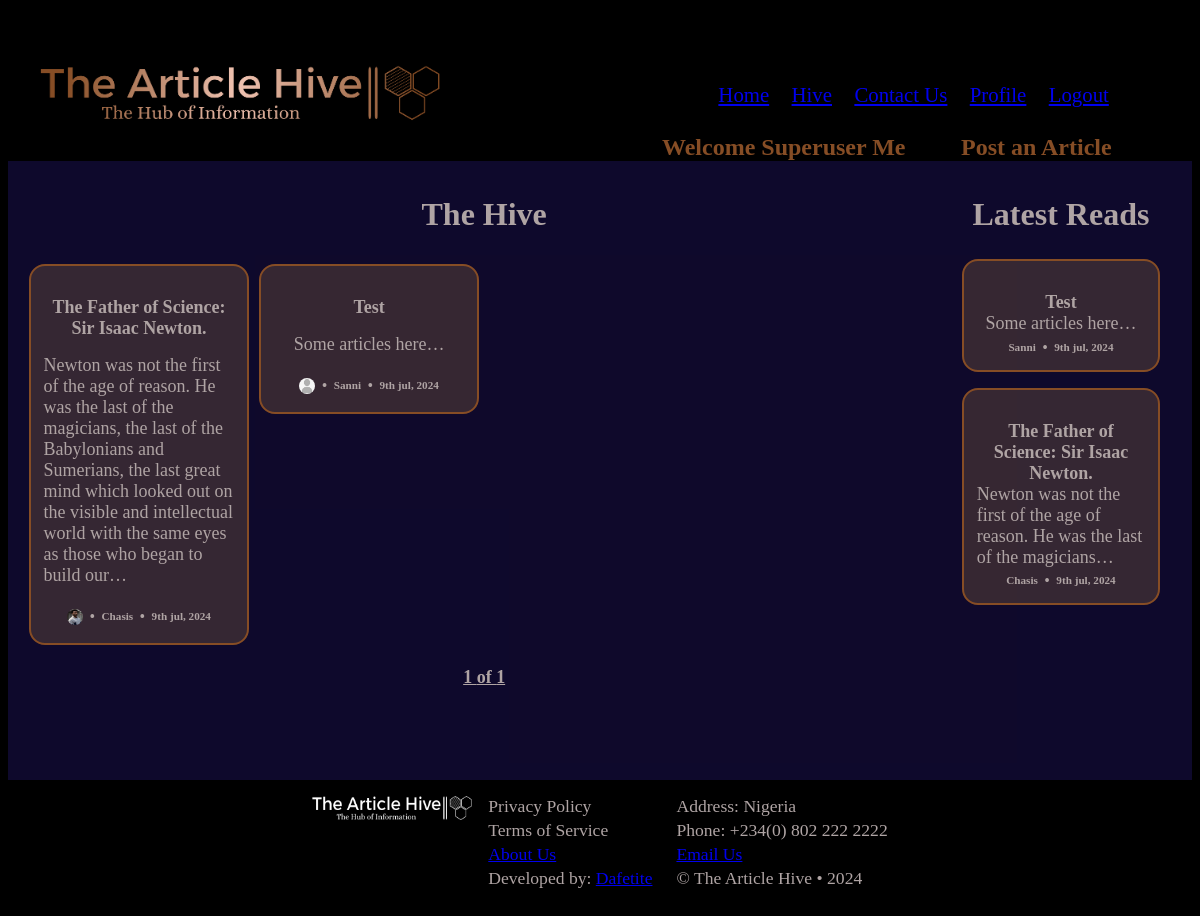
The app's page /hive/ (signed in) with its own data.
### article_hive_app/models.py (models this page shows, shortened)
class User(AbstractUser):
	middle_name = models.CharField(max_length=100, null=True, blank=True)
	email = models.EmailField(max_length=200, unique=True)
	username = models.CharField(default="ArticleHiveUser", max_length=15)
	phone = models.CharField(null=True, blank=True, max_length=14)
	website = models.URLField(max_length=200, null=True, blank=True)
	profile_picture = models.ImageField(upload_to=unique_profile_pic, null=True, blank=True, default='profile_pictures/placeholder.png')
	aboutme = models.TextField()
	USERNAME_FIELD = 'email'
	REQUIRED_FIELDS = []

class Article(models.Model):
	title = models.CharField(max_length=200)
	author = models.ForeignKey(settings.AUTH_USER_MODEL, on_delete=models.CASCADE, related_name='articles')
	content = models.TextField()
	date_published = models.DateTimeField(auto_now_add=True)
	views = models.IntegerField(default=0)
	rating = models.IntegerField(default=0)

### article_hive_app/views.py (the view)
# urls.py: path('hive/', views.hive, name='hive'),
def hive(request):
    articles = Article.objects.all()
    ratings = articles[::-1]
    articles = list(articles)
    random.shuffle(articles)
    paginator = Paginator(articles, 8)
    page_number = request.GET.get('page')
    try:
        articles_paginated = paginator.page(page_number)
    except PageNotAnInteger:
        articles_paginated = paginator.page(1)
    except EmptyPage:
        articles_paginated = paginator.page(paginator.num_pages)
    context = {
        'articles': articles_paginated,
        'ratings': ratings,
        'rated': rated,
        'pgname': 'Hive'
    }
    return render(request, 'hive.html', context)

### templates/hive.html (shortened to what this page needs)
{% extends 'base.html' %}
{% load static %}
{% block section %}
{% with "" as empty %}
<section class="new-and-rated">
	<div class="">
		<h1 class="section-headings left-anime">The Hive</h1>
		<div class="responsive">
			{% for article in articles %}
			<a class="box-link" href="{% url 'article' pk=article.pk %}">
				<article class="article-box index-page top-drop article-new">
					<h1 class="hor-align">{{ article.title|default:empty }}</h1>
					<p>
						{{ article.content|truncatechars:250|default:empty }}
					</p>
					<div class="author-profilePic-date position-h1-new">
						<img src="{{ article.author.profile_picture.url }}" alt="author image" /><span class="separator">•</span>
						<h1>{{ article.author.first_name|default:empty|capfirst }}</h1><span class="separator">•</span>
						<h1>{{ article.date_published|default:empty|date:"jS b, Y" }}</h1>
					</div>
				</article>
			</a>
			{% endfor %}
		</div>
	</div>
	<div>
		<h1 class="section-headings right-anime" >Latest Reads</h1>
		<div>
			{% for rating in ratings|slice:":4" %}
				<a class="box-link" href="{% url 'article' pk=rating.pk %}">
					<article class="article-box top-rated index-page left-anime article-rated">
						<h1 class="hor-align">{{ rating.title|default:empty }}</h1>
						<p>
							{{ rating.content|truncatechars:80|default:empty }}
						</p>
						<div class="author-profilePic-date position-h1-new">
							<h1>{{ rating.author.first_name|default:empty|capfirst }}</h1><span class="separator separator-rated">•</span>
							<h1>{{ rating.date_published|default:empty|date:"jS b, Y" }}</h1>
						</div>
					</article>
				</a>
			{% endfor %}
		</div>
	</div>
	<div class="pagination">
        <span class="step-links">
            <span class="current">
				<h1 style="text-decoration: underline;">
					{{ articles.number }} of {{ articles.paginator.num_pages }}
				</h1>
            </span>
        </span>
    </div>
</section>
{% endwith %}
{% endblock section %}

### templates/partials/_header.html
{% load static %}
{% with "" as empty %}
<header>
	<a class="bounce-header" href="{% url 'home' %}">
		<img class="right-anime" src="{% static 'logo - shade of brown/the-article-hive-high-resolution-logo-transparent.png' %}" alt="header logo" />
	</a>
		<div style="display: flex;">
			<nav class="left-anime nav">
				<ul>
					<li class="right-anime"><a href="{% url 'home' %}">Home</a></li>
					<li class="right-anime"><a href="{% url 'hive' %}">Hive</a></li>
					<li class="right-anime"><a href="{% url 'contact' %}">Contact Us</a></li>
					{% if user.is_authenticated %}
					<li class="right-anime"><a href="{% url 'profile' user.id %}">Profile</a></li>
					<li class="right-anime"><a href="{% url 'logout' %}">Logout</a></li>
					{% else %}
					<li class="right-anime"><a href="{% url 'login' %}">Register/Login</a></li>
					{% endif %}
				</ul>
			</nav>
		</div>
</header>
{% if user.is_authenticated %}
<div class="greeting nav left-align-mini-header">
	<div class="mini-header">
		<a class="bounce-head" style="text-decoration: none;" href="{% url 'profile' user.id %}"><h1 class="click-anime">Welcome {{ user.first_name|default:empty|capfirst }}</h1></a>
		<a class="bounce-head" style="text-decoration: none;" href="{% url 'article_form' %}"><h1 class="click-anime">Post an Article</h1></a>
	</div>
</div>
{% endif %}
{% endwith %}

### static/article_hive_project/css/style.css (style rules this page uses)
.top-drop { opacity: 0; animation: dropdown 1s ease-out forwards; }
.left-anime { opacity: 0; animation: fadeIn 2s ease-out forwards; }
.right-anime { opacity: 0; animation: fadeOut 2s ease-out forwards; }
.click-anime { opacity: 0; animation: bounceIn 1s ease-out forwards; animation-delay: 0.5s; }
p { font-size: 0; }
.hor-align { display: flex; flex-direction: row; align-items: center; }
body { background-color: black; }
.nav { padding-right: 2.5rem; }
nav li { text-wrap: nowrap; }
ul { list-style-type: none; display: flex; }
.article-new { margin: 0.3rem; }
.article-rated { margin: 1rem; }
.separator { color: #afa4a4; margin: 0 .4rem; align-self: center; }
.article-box { display: flex; flex-direction: column; padding: .8rem; border: 0.15rem solid rgb(134,77,37); border-radius: 1rem; background-color: hwb(34 30% 23% / 0.219); transition: transform 0.3s ease-out, box-shadow 0.3s ease-out; }
.index-page { align-items: center; }
.top-rated h1 { margin-bottom: 0; }
.top-rated p { margin-top: 0; margin-bottom: 0; }
.author-profilePic-date { display: flex; }
section a { text-decoration: none; color: inherit; }
.greeting { display: grid; justify-content: center; padding-right: 0; }
.bounce-head { cursor: pointer; transition: transform 0.3s ease; color: transparent; padding: 0 0.5rem; }
.mini-header { display: flex; }
.bounce-header { cursor: pointer; transition: transform 0.3s ease; color: transparent; }
.pagination { display: flex; justify-content: center; }
.pagination h1 { display: inline-flex; }

### records on screen
User: first_name "Superuser Me"
Article: title "The Father of Science: Sir Isaac Newton.", content "Newton was not the first of the age of reason. He was the last of the magicians, the last of the Babylonians and Sumerians, the last great mind which looked out on the visible and intellectual world with the same eyes as those who began to build our…", author.profile_picture (picture), author.first_name "Chasis", date_published "9th jul, 2024", content "Newton was not the first of the age of reason. He was the last of the magicians…"
Article: title "Test", content "Some articles here…", author.profile_picture (placeholder picture), author.first_name "Sanni", date_published "9th jul, 2024"

### other values on screen
{{ articles.number }} "1"
{{ articles.paginator.num_pages }} "1"
